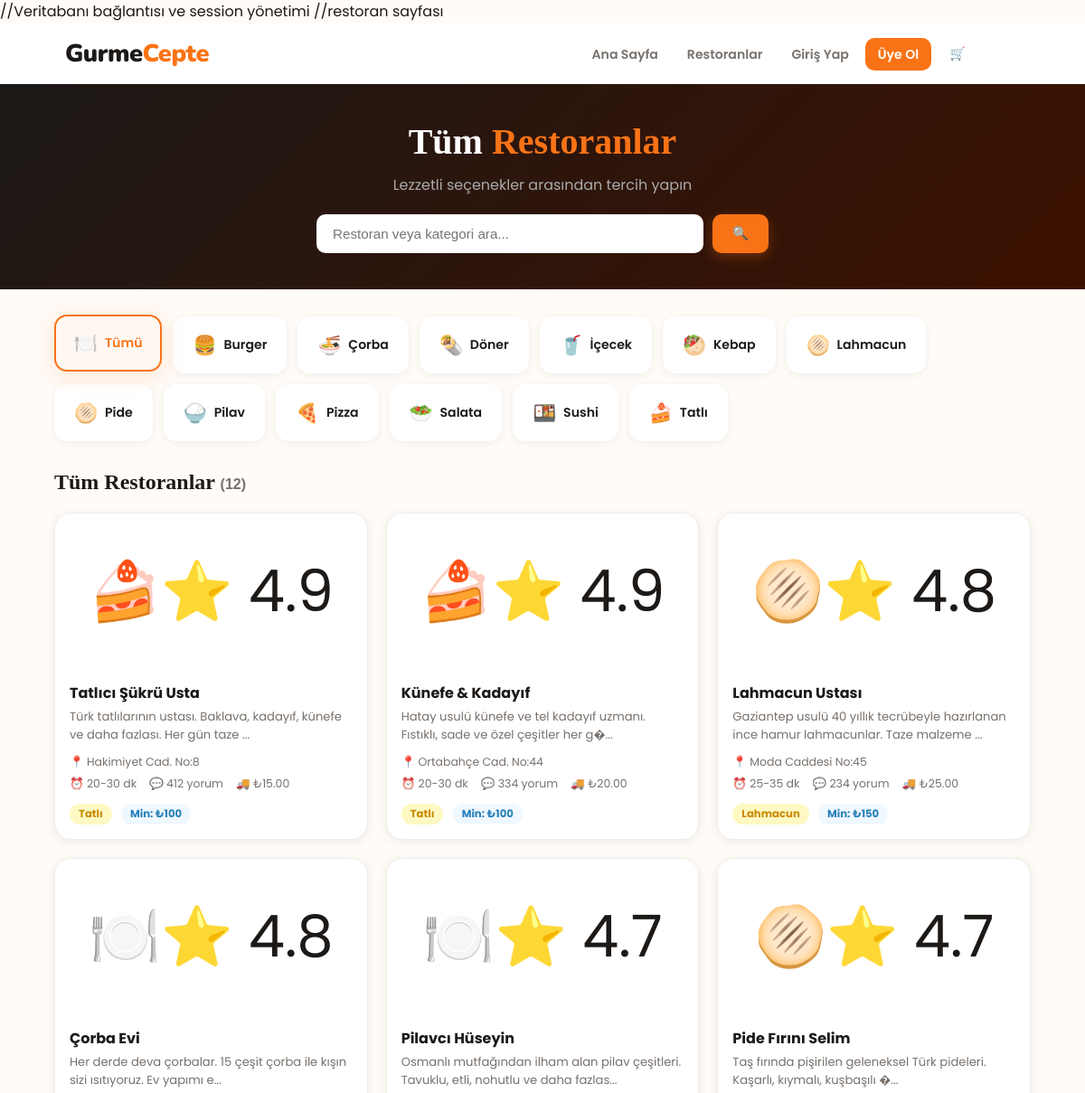
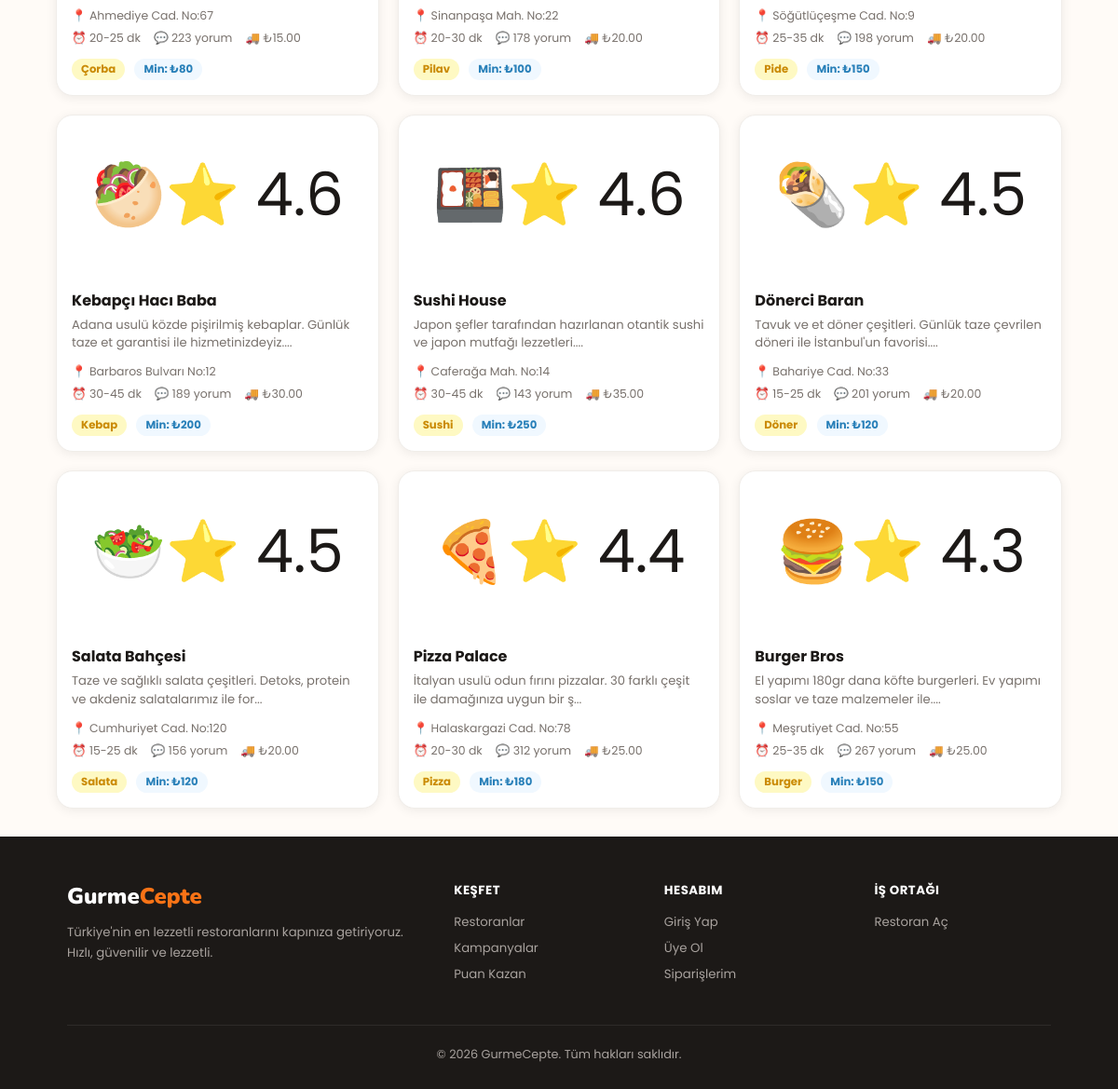
Screenshot of /modules/restoranlar.php with the database file from the repository (2 pictures, top to bottom).
### tables this page shows
CREATE TABLE kategoriler (
    id INT AUTO_INCREMENT PRIMARY KEY,
    isim VARCHAR(100) NOT NULL,
    icon VARCHAR(100),
    renk VARCHAR(20)
);

CREATE TABLE restoranlar (
    id INT AUTO_INCREMENT PRIMARY KEY,
    kullanici_id INT NOT NULL,
    isim VARCHAR(150) NOT NULL,
    aciklama TEXT,
    sehir VARCHAR(100),
    ilce VARCHAR(100),
    adres TEXT NOT NULL,
    telefon VARCHAR(20),
    logo VARCHAR(255),
    kapak_resim VARCHAR(255),
    kategori VARCHAR(100),
    puan DECIMAL(3,2) DEFAULT 0.00,
    yorum_sayisi INT DEFAULT 0,
    min_siparis DECIMAL(10,2) DEFAULT 0,
    teslimat_ucreti DECIMAL(10,2) DEFAULT 0,
    teslimat_suresi VARCHAR(50),
    aktif TINYINT(1) DEFAULT 1,
    FOREIGN KEY (kullanici_id) REFERENCES kullanicilar(id)
);

### src/core/db.php (called while the page is built, shortened)
<?php
$pdo = null;
try {
    $pdo = new PDO(
        "mysql:host=" . DB_HOST . ";dbname=" . DB_NAME . ";charset=utf8mb4",
        DB_USER,
        DB_PASS,
        [
            PDO::ATTR_ERRMODE => PDO::ERRMODE_EXCEPTION,
            PDO::ATTR_DEFAULT_FETCH_MODE => PDO::FETCH_ASSOC,
            PDO::ATTR_EMULATE_PREPARES => false,
        ]
    );
} catch (PDOException $e) {
    die(json_encode(['hata' => 'Veritabanı bağlantı hatası: ' . $e->getMessage()]));
}
function getDB() {
    global $pdo;
    return $pdo;
}
?>

### src/services/restoran.php (called while the page is built, shortened)
<?php
require_once __DIR__ . '/../core/db.php';
require_once __DIR__ . '/../core/Restoran.php';
function tumRestoranlar($kategori = null) {
    $r = new Restoran();
    return $r->tumunuGetir($kategori);
}
function tumKategoriler() {
    $db = getDB();
    return $db->query("SELECT * FROM kategoriler ORDER BY isim")->fetchAll();
}

### modules/restoranlar.php (the view, shortened to what this page needs)
<?php
require_once __DIR__ . '/../src/core/db.php';
require_once __DIR__ . '/../src/services/restoran.php';
$kategori = $_GET['kategori'] ?? null;
$restoranlar = tumRestoranlar($kategori);
$kategoriler = tumKategoriler();
$emojiler = [
    'Pizza' => '🍕', 'Burger' => '🍔', 'Lahmacun' => '🫓', 'Kebap' => '🥙',
    'Döner' => '🌯', 'Sushi' => '🍱', 'Tatlı' => '🍰', 'İçecek' => '🥤',
    'Pide' => '🫓', 'Salata' => '🥗'
];
?>
<!DOCTYPE html>
<html lang="tr">
<head>
    <link rel="stylesheet" href="<?= SITE_URL ?>/src/ui/style.css">
</head>
<body>
<?php include __DIR__ . '/../src/ui/navbar.php'; ?>
<div style="background:linear-gradient(135deg,var(--koyu),#3D1100);padding:40px 5%;color:white;text-align:center">
    <h1 style="font-family:'Playfair Display',serif;font-size:2.5rem;margin-bottom:12px">
        Tüm <span style="color:var(--turuncu)">Restoranlar</span>
    </h1>
    <p style="color:#aaa">Lezzetli seçenekler arasından tercih yapın</p>
    <div style="max-width:500px;margin:20px auto 0;display:flex;gap:10px">
        <input type="text" id="arama-input" placeholder="Restoran veya kategori ara..."
               style="flex:1;padding:12px 18px;border-radius:10px;border:none;font-size:0.95rem;outline:none">
        <button class="btn btn-primary">🔍</button>
    </div>
</div>
<div style="padding:30px 5%;max-width:1300px;margin:0 auto">
    <div class="kategori-grid" style="margin-bottom:32px">
        <a href="?kategori=" class="kategori-kart <?= !$kategori ? 'aktif' : '' ?>" data-kategori="tumu">
            <div class="emoji">🍽️</div>
            <div class="isim">Tümü</div>
        </a>
        <?php foreach ($kategoriler as $kat): ?>
            <a href="?kategori=<?= urlencode($kat['isim']) ?>"
               class="kategori-kart <?= $kategori === $kat['isim'] ? 'aktif' : '' ?>"
               data-kategori="<?= htmlspecialchars($kat['isim']) ?>">
                <div class="emoji"><?= $kat['icon'] ?></div>
                <div class="isim"><?= htmlspecialchars($kat['isim']) ?></div>
            </a>
        <?php endforeach; ?>
    </div>
    <div style="display:flex;align-items:center;justify-content:space-between;margin-bottom:20px">
        <h2 style="font-family:'Playfair Display',serif;font-size:1.5rem">
            <?= $kategori ? htmlspecialchars($kategori) . ' Restoranları' : 'Tüm Restoranlar' ?>
            <span style="font-size:1rem;color:var(--gri);font-family:'DM Sans',sans-serif">(<?= count($restoranlar) ?>)</span>
        </h2>
    </div>
    <?php if (empty($restoranlar)): ?>
        <div class="bos-durum">
            <div class="emoji">🏪</div>
            <h3>Bu kategoride restoran bulunamadı</h3>
            <p>Başka bir kategori deneyin</p>
            <a href="restoranlar.php" class="btn btn-primary" style="margin-top:16px">Tümünü Göster</a>
        </div>
    <?php else: ?>
        <div class="restoran-grid">
            <?php foreach ($restoranlar as $r): ?>
                <a href="<?= SITE_URL ?>/modules/restoran.php?id=<?= $r['id'] ?>"
                   class="restoran-kart"
                   data-kategori-restoran="<?= htmlspecialchars($r['kategori']) ?>"
                   data-restoran-isim="<?= htmlspecialchars($r['isim']) ?>">
                    <div class="restoran-kapak">
                        <?= $emojiler[$r['kategori']] ?? '🍽️' ?>
                        <span class="restoran-badge">⭐ <?= number_format($r['puan'], 1) ?></span>
                    </div>
                    <div class="restoran-bilgi">
                        <div class="restoran-isim"><?= htmlspecialchars($r['isim']) ?></div>
                        <div class="restoran-aciklama"><?= htmlspecialchars(substr($r['aciklama'], 0, 90)) ?>...</div>
                        <div class="restoran-meta">
                            <span class="meta-item">📍 <?= htmlspecialchars($r['adres']) ?></span>
                        </div>
                        <div class="restoran-meta" style="margin-top:6px">
                            <span class="meta-item">⏰ <?= $r['teslimat_suresi'] ?></span>
                            <span class="meta-item">💬 <?= $r['yorum_sayisi'] ?> yorum</span>
                            <span class="meta-item">🚚 ₺<?= number_format($r['teslimat_ucreti'], 2) ?></span>
                        </div>
                        <div style="margin-top:10px">
                            <span class="badge badge-sari"><?= htmlspecialchars($r['kategori']) ?></span>
                            <?php if ($r['min_siparis'] > 0): ?>
                                <span class="badge" style="background:#F0F8FF;color:#2980B9;margin-left:6px">
                                    Min: ₺<?= number_format($r['min_siparis'], 0) ?>
                                </span>
                            <?php endif; ?>
                        </div>
                    </div>
                </a>
            <?php endforeach; ?>
        </div>
    <?php endif; ?>
</div>
<?php include __DIR__ . '/../src/ui/footer.php'; ?>
</body>
</html>

### src/ui/style.css (style rules this page uses)
:root { --turuncu: #F97316; --koyu-turuncu: #EA580C; --altin: #FBBF24; --krem: #FFFBF7; --koyu: #1C1917; --gri: #78716C; --acik-gri: #F5F5F4; --beyaz: #FFFFFF; --yesil: #22C55E; --kirmizi: #EF4444; --golge: 0 4px 24px rgba(249,115,22,0.18); --golge-buyuk: 0 8px 32px rgba(0,0,0,0.10); --radius: 18px; --radius-kucuk: 10px; }
* { margin: 0; padding: 0; box-sizing: border-box; }
body { font-family: 'Poppins', sans-serif; background: var(--krem); color: var(--koyu); min-height: 100vh; }
.btn { display: inline-flex; align-items: center; gap: 8px; padding: 11px 22px; border-radius: var(--radius-kucuk); font-family: 'Poppins', sans-serif; font-size: 0.92rem; font-weight: 600; cursor: pointer; border: none; transition: all 0.22s ease; text-decoration: none; }
.btn-primary { background: var(--turuncu); color: white; box-shadow: 0 4px 14px rgba(249,115,22,0.3); }
.kategori-grid { display: flex; gap: 12px; flex-wrap: wrap; }
.kategori-kart { background: white; border-radius: 14px; padding: 14px 20px; display: flex; align-items: center; gap: 8px; cursor: pointer; transition: all 0.2s; text-decoration: none; color: var(--koyu); box-shadow: 0 2px 8px rgba(0,0,0,0.06); border: 2px solid transparent; font-weight: 600; font-size: 0.88rem; }
.kategori-kart:hover, .kategori-kart.aktif { border-color: var(--turuncu); background: #FFF7F2; color: var(--turuncu); transform: translateY(-2px); box-shadow: var(--golge); }
.kategori-kart .emoji { font-size: 1.3rem; }
.restoran-grid { display: grid; grid-template-columns: repeat(auto-fill, minmax(300px, 1fr)); gap: 20px; }
.restoran-kart { background: white; border-radius: var(--radius); overflow: hidden; box-shadow: 0 2px 12px rgba(0,0,0,0.07); transition: all 0.25s; text-decoration: none; color: var(--koyu); display: block; border: 1px solid #F0EDE9; }
.restoran-kapak { height: 170px; display: flex; align-items: center; justify-content: center; font-size: 4rem; position: relative; }
.restoran-bilgi { padding: 16px; }
.restoran-isim { font-size: 1rem; font-weight: 700; margin-bottom: 4px; }
.restoran-aciklama { font-size: 0.82rem; color: var(--gri); margin-bottom: 12px; line-height: 1.5; }
.restoran-meta { display: flex; gap: 14px; font-size: 0.78rem; color: var(--gri); }
.restoran-meta span { display: flex; align-items: center; gap: 3px; }
.badge { display: inline-flex; align-items: center; padding: 3px 10px; border-radius: 20px; font-size: 0.73rem; font-weight: 700; }
.badge-sari { background: #FEF9C3; color: #CA8A04; }

### rows the page displays
kategoriler: icon "🍔", isim "Burger"
kategoriler: icon "🍜", isim "Çorba"
kategoriler: icon "🌯", isim "Döner"
kategoriler: icon "🥤", isim "İçecek"
kategoriler: icon "🥙", isim "Kebap"
kategoriler: icon "🫓", isim "Lahmacun"
kategoriler: icon "🫓", isim "Pide"
kategoriler: icon "🍚", isim "Pilav"
kategoriler: icon "🍕", isim "Pizza"
kategoriler: icon "🥗", isim "Salata"
kategoriler: icon "🍱", isim "Sushi"
kategoriler: icon "🍰", isim "Tatlı"
restoranlar: kategori "🍰", puan "4.9", isim "Tatlıcı Şükrü Usta", aciklama "Türk tatlılarının ustası. Baklava, kadayıf, künefe ve daha fazlası. Her gün taze", adres "Hakimiyet Cad. No:8", teslimat_suresi "20-30 dk", yorum_sayisi "412", teslimat_ucreti "15.00", kategori "Tatlı", min_siparis "100"
restoranlar: kategori "🍰", puan "4.9", isim "Künefe & Kadayıf", aciklama "Hatay usulü künefe ve tel kadayıf uzmanı. Fıstıklı, sade ve özel çeşitler her g�", adres "Ortabahçe Cad. No:44", teslimat_suresi "20-30 dk", yorum_sayisi "334", teslimat_ucreti "20.00", kategori "Tatlı", min_siparis "100"
restoranlar: kategori "🫓", puan "4.8", isim "Lahmacun Ustası", aciklama "Gaziantep usulü 40 yıllık tecrübeyle hazırlanan ince hamur lahmacunlar. Taze malzeme", adres "Moda Caddesi No:45", teslimat_suresi "25-35 dk", yorum_sayisi "234", teslimat_ucreti "25.00", kategori "Lahmacun", min_siparis "150"
restoranlar: kategori "🍽️", puan "4.8", isim "Çorba Evi", aciklama "Her derde deva çorbalar. 15 çeşit çorba ile kışın sizi ısıtıyoruz. Ev yapımı e", adres "Ahmediye Cad. No:67", teslimat_suresi "20-25 dk", yorum_sayisi "223", teslimat_ucreti "15.00", kategori "Çorba", min_siparis "80"
restoranlar: kategori "🍽️", puan "4.7", isim "Pilavcı Hüseyin", aciklama "Osmanlı mutfağından ilham alan pilav çeşitleri. Tavuklu, etli, nohutlu ve daha fazlas", adres "Sinanpaşa Mah. No:22", teslimat_suresi "20-30 dk", yorum_sayisi "178", teslimat_ucreti "20.00", kategori "Pilav", min_siparis "100"
restoranlar: kategori "🫓", puan "4.7", isim "Pide Fırını Selim", aciklama "Taş fırında pişirilen geleneksel Türk pideleri. Kaşarlı, kıymalı, kuşbaşılı �", adres "Söğütlüçeşme Cad. No:9", teslimat_suresi "25-35 dk", yorum_sayisi "198", teslimat_ucreti "20.00", kategori "Pide", min_siparis "150"
restoranlar: kategori "🥙", puan "4.6", isim "Kebapçı Hacı Baba", aciklama "Adana usulü közde pişirilmiş kebaplar. Günlük taze et garantisi ile hizmetinizdeyiz.", adres "Barbaros Bulvarı No:12", teslimat_suresi "30-45 dk", yorum_sayisi "189", teslimat_ucreti "30.00", kategori "Kebap", min_siparis "200"
restoranlar: kategori "🍱", puan "4.6", isim "Sushi House", aciklama "Japon şefler tarafından hazırlanan otantik sushi ve japon mutfağı lezzetleri.", adres "Caferağa Mah. No:14", teslimat_suresi "30-45 dk", yorum_sayisi "143", teslimat_ucreti "35.00", kategori "Sushi", min_siparis "250"
restoranlar: kategori "🌯", puan "4.5", isim "Dönerci Baran", aciklama "Tavuk ve et döner çeşitleri. Günlük taze çevrilen döneri ile İstanbul'un favorisi.", adres "Bahariye Cad. No:33", teslimat_suresi "15-25 dk", yorum_sayisi "201", teslimat_ucreti "20.00", kategori "Döner", min_siparis "120"
restoranlar: kategori "🥗", puan "4.5", isim "Salata Bahçesi", aciklama "Taze ve sağlıklı salata çeşitleri. Detoks, protein ve akdeniz salatalarımız ile for", adres "Cumhuriyet Cad. No:120", teslimat_suresi "15-25 dk", yorum_sayisi "156", teslimat_ucreti "20.00", kategori "Salata", min_siparis "120"
restoranlar: kategori "🍕", puan "4.4", isim "Pizza Palace", aciklama "İtalyan usulü odun fırını pizzalar. 30 farklı çeşit ile damağınıza uygun bir ş", adres "Halaskargazi Cad. No:78", teslimat_suresi "20-30 dk", yorum_sayisi "312", teslimat_ucreti "25.00", kategori "Pizza", min_siparis "180"
restoranlar: kategori "🍔", puan "4.3", isim "Burger Bros", aciklama "El yapımı 180gr dana köfte burgerleri. Ev yapımı soslar ve taze malzemeler ile.", adres "Meşrutiyet Cad. No:55", teslimat_suresi "25-35 dk", yorum_sayisi "267", teslimat_ucreti "25.00", kategori "Burger", min_siparis "150"

### other values shown
count($restoranlar) "12"
